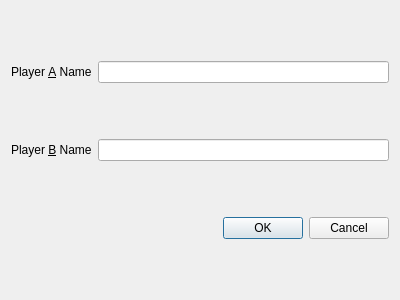
<?xml version="1.0" encoding="UTF-8"?>
<ui version="4.0">
 <class>ConfigurationDialog</class>
 <widget class="QDialog" name="ConfigurationDialog">
  <property name="geometry">
   <rect>
    <x>0</x>
    <y>0</y>
    <width>400</width>
    <height>300</height>
   </rect>
  </property>
  <property name="windowTitle">
   <string>Dialog</string>
  </property>
  <layout class="QGridLayout" name="gridLayout">
   <item row="0" column="0">
    <widget class="QLabel" name="label_2">
     <property name="text">
      <string>Player &amp;A Name</string>
     </property>
     <property name="buddy">
      <cstring>player1Name</cstring>
     </property>
    </widget>
   </item>
   <item row="0" column="1">
    <widget class="QLineEdit" name="player1Name"/>
   </item>
   <item row="1" column="0">
    <widget class="QLabel" name="label">
     <property name="text">
      <string>Player &amp;B Name</string>
     </property>
     <property name="buddy">
      <cstring>player2Name</cstring>
     </property>
    </widget>
   </item>
   <item row="1" column="1">
    <widget class="QLineEdit" name="player2Name"/>
   </item>
   <item row="2" column="0" colspan="2">
    <widget class="QDialogButtonBox" name="buttonBox">
     <property name="orientation">
      <enum>Qt::Horizontal</enum>
     </property>
     <property name="standardButtons">
      <set>QDialogButtonBox::Cancel|QDialogButtonBox::Ok</set>
     </property>
    </widget>
   </item>
  </layout>
 </widget>
 <resources/>
 <connections>
  <connection>
   <sender>buttonBox</sender>
   <signal>accepted()</signal>
   <receiver>ConfigurationDialog</receiver>
   <slot>accept()</slot>
   <hints>
    <hint type="sourcelabel">
     <x>248</x>
     <y>254</y>
    </hint>
    <hint type="destinationlabel">
     <x>157</x>
     <y>274</y>
    </hint>
   </hints>
  </connection>
  <connection>
   <sender>buttonBox</sender>
   <signal>rejected()</signal>
   <receiver>ConfigurationDialog</receiver>
   <slot>reject()</slot>
   <hints>
    <hint type="sourcelabel">
     <x>316</x>
     <y>260</y>
    </hint>
    <hint type="destinationlabel">
     <x>286</x>
     <y>274</y>
    </hint>
   </hints>
  </connection>
 </connections>
</ui>
